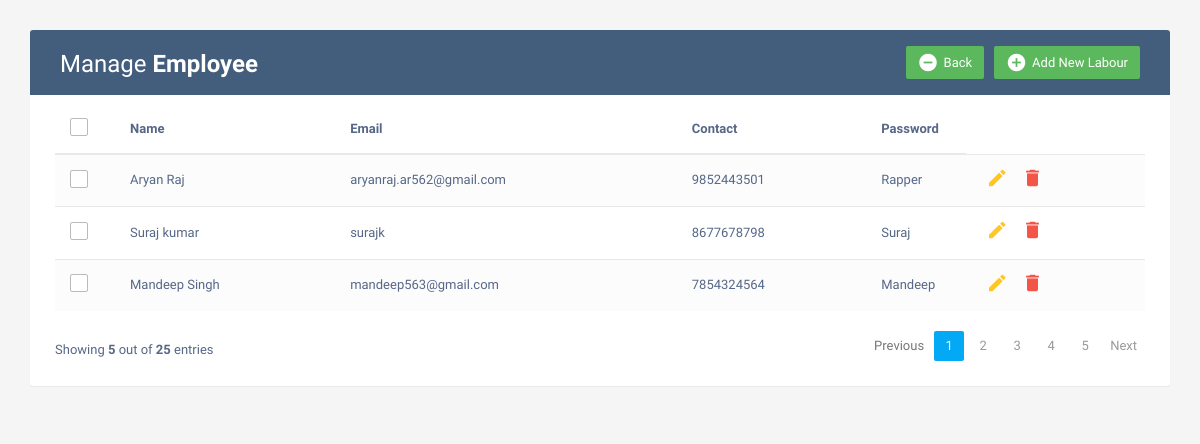
The app's page /manageemp/ with its own data.
### myapp/models.py (models this page shows, shortened)
class Employees(models.Model):
    id = models.AutoField(primary_key=True)
    fullname = models.CharField(max_length=100)
    email = models.EmailField()
    contact = models.BigIntegerField()
    password = models.CharField(max_length=50)

### myapp/views.py (the view)
# urls.py: path('manageemp/',views.ManageEmp, name='manageemp'),
def ManageEmp(request):
    em=Employees.objects.all()
    context={
        'em':em,
    }
    return render(request,'manageemp.html',context)

### templates/manageemp.html (shortened to what this page needs)
<!DOCTYPE html>
<html lang="en">
<head>
<link rel="stylesheet" href="https://maxcdn.bootstrapcdn.com/font-awesome/4.7.0/css/font-awesome.min.css">
<link rel="stylesheet" href="https://maxcdn.bootstrapcdn.com/bootstrap/3.3.7/css/bootstrap.min.css">
  <body>
    <div class="container">
        <div class="table-wrapper">
            <div class="table-title">
                <div class="row">
                    <div class="col-sm-6">
						<h2>Manage <b>Employee</b></h2>
					</div>
					<div class="col-sm-6">
						<a href="#addEmployeeModal" class="btn btn-success" data-toggle="modal"><i class="material-icons">&#xE147;</i> <span>Add New Labour</span></a>
						<a href="/" class="btn btn-success" data-toggle="modal"><i class="material-icons">&#xE15C;</i> <span>Back</span></a>
					</div>
                </div>
            </div>
            <table class="table table-striped table-hover">
                <thead>
                    <tr>
						<th>
							<span class="custom-checkbox">
								<label for="selectAll"></label>
							</span>
						</th>
                        <th>Name</th>
                        <th>Email</th>
						<th>Contact</th>
                        <th>Password</th>
                    </tr>
                </thead>
                <tbody>
				{% for i in em %}
                    <tr>
						<td>
							<span class="custom-checkbox">
								<label for="checkbox1"></label>
							</span>
						</td>
                        <td>{{i.fullname}}</td>
                        <td>{{i.email}}</td>
						<td>{{i.contact}}</td>
                        <td>{{i.password}}</td>
                        <td>
                            <a href="#editEmployeeModal-{{forloop.counter}}" class="edit" data-toggle="modal"><i class="material-icons" data-toggle="tooltip" title="Edit">&#xE254;</i></a>
                            <a href="#deleteEmployeeModal-{{forloop.counter}}" class="delete" data-toggle="modal"><i class="material-icons" data-toggle="tooltip" title="Delete">&#xE872;</i></a>
                        </td>
                    </tr>
					{% endfor %}
				</tbody>
            </table>
			<div class="clearfix">
                <div class="hint-text">Showing <b>5</b> out of <b>25</b> entries</div>
                <ul class="pagination">
                    <li class="page-item disabled"><a href="#">Previous</a></li>
                    <li class="page-item active"><a href="#" class="page-link">1</a></li>
                    <li class="page-item"><a href="#" class="page-link">2</a></li>
                    <li class="page-item "><a href="#" class="page-link">3</a></li>
                    <li class="page-item"><a href="#" class="page-link">4</a></li>
                    <li class="page-item"><a href="#" class="page-link">5</a></li>
                    <li class="page-item"><a href="#" class="page-link">Next</a></li>
                </ul>
            </div>
        </div>
    </div>
</body>
</html>

### templates/manageemp.html (style rules this page uses)
body { color: #566787; background: #f5f5f5; font-family: 'Varela Round', sans-serif; font-size: 13px; }
.table-wrapper { background: #fff; padding: 20px 25px; margin: 30px 0; border-radius: 3px; box-shadow: 0 1px 1px rgba(0,0,0,.05); }
.table-title { padding-bottom: 15px; background: #435d7d; color: #fff; padding: 16px 30px; margin: -20px -25px 10px; border-radius: 3px 3px 0 0; }
.table-title h2 { margin: 5px 0 0; font-size: 24px; }
.table-title .btn { color: #fff; float: right; font-size: 13px; border: none; min-width: 50px; border-radius: 2px; border: none; outline: none !important; margin-left: 10px; }
.table-title .btn i { float: left; font-size: 21px; margin-right: 5px; }
.table-title .btn span { float: left; margin-top: 2px; }
table.table tr th, table.table tr td { border-color: #e9e9e9; padding: 12px 15px; vertical-align: middle; }
table.table tr th:first-child { width: 60px; }
table.table tr th:last-child { width: 100px; }
table.table-striped tbody tr:nth-of-type(odd) { background-color: #fcfcfc; }
table.table td:last-child i { opacity: 0.9; font-size: 22px; margin: 0 5px; }
table.table td a { font-weight: bold; color: #566787; display: inline-block; text-decoration: none; outline: none !important; }
table.table td a.edit { color: #FFC107; }
table.table td a.delete { color: #F44336; }
table.table td i { font-size: 19px; }
.pagination { float: right; margin: 0 0 5px; }
.pagination li a { border: none; font-size: 13px; min-width: 30px; min-height: 30px; color: #999; margin: 0 2px; line-height: 30px; border-radius: 2px !important; text-align: center; padding: 0 6px; }
.pagination li.active a, .pagination li.active a.page-link { background: #03A9F4; }
.hint-text { float: left; margin-top: 10px; font-size: 13px; }
.custom-checkbox { position: relative; }
.custom-checkbox label:before { width: 18px; height: 18px; }
.custom-checkbox label:before { content: ''; margin-right: 10px; display: inline-block; vertical-align: text-top; background: white; border: 1px solid #bbb; border-radius: 2px; box-sizing: border-box; z-index: 2; }

### records on screen
Employees: fullname "Aryan Raj", email "aryanraj.ar562@gmail.com", contact "9852443501", password "Rapper"
Employees: fullname "Suraj kumar", email "surajk", contact "8677678798", password "Suraj"
Employees: fullname "Mandeep Singh", email "mandeep563@gmail.com", contact "7854324564", password "Mandeep"
